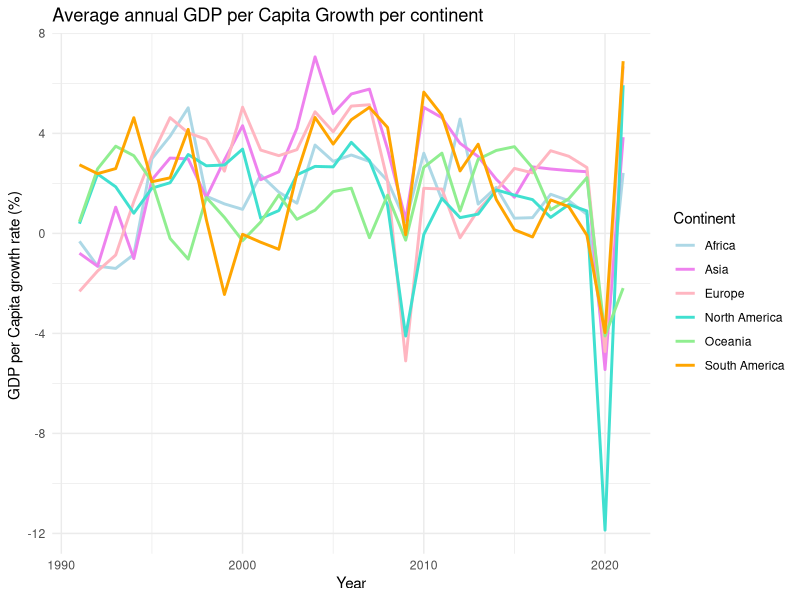
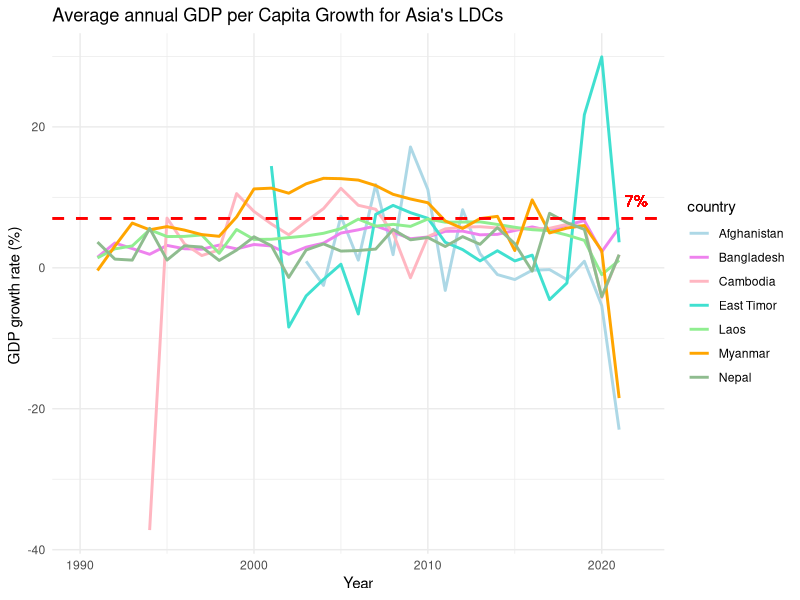
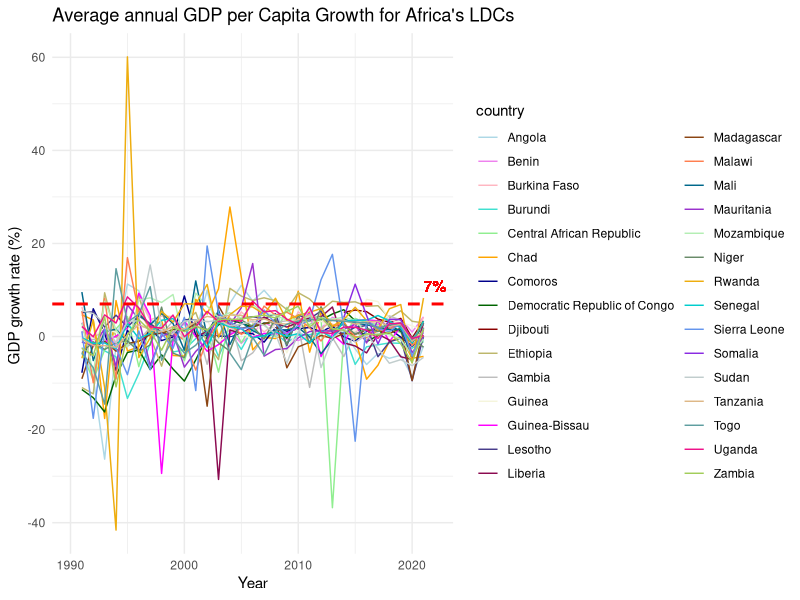
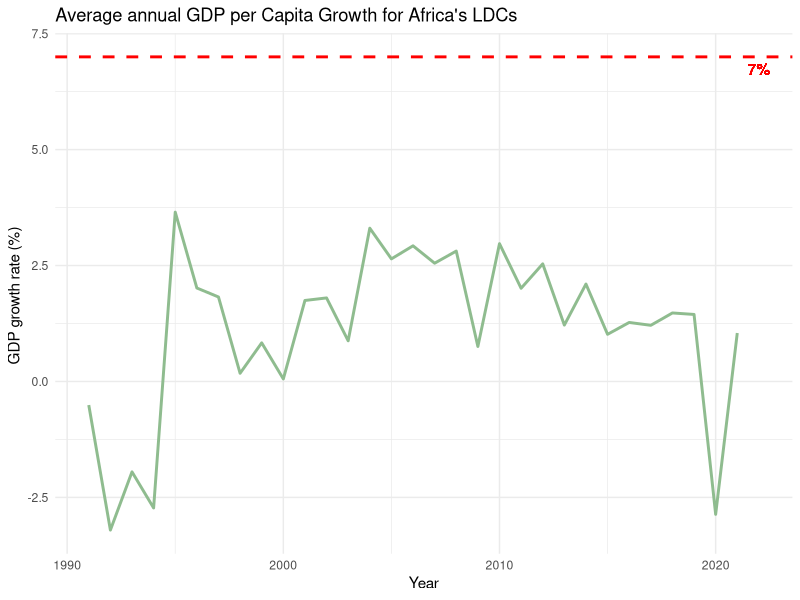
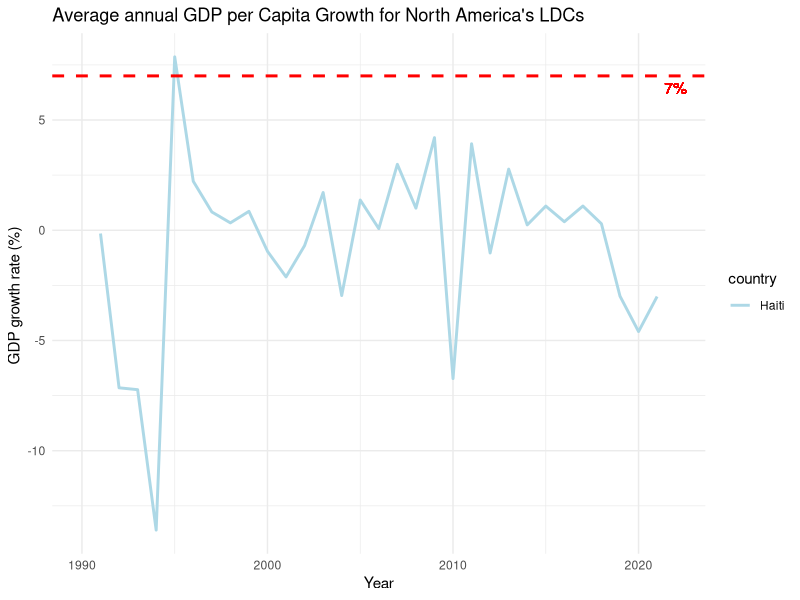
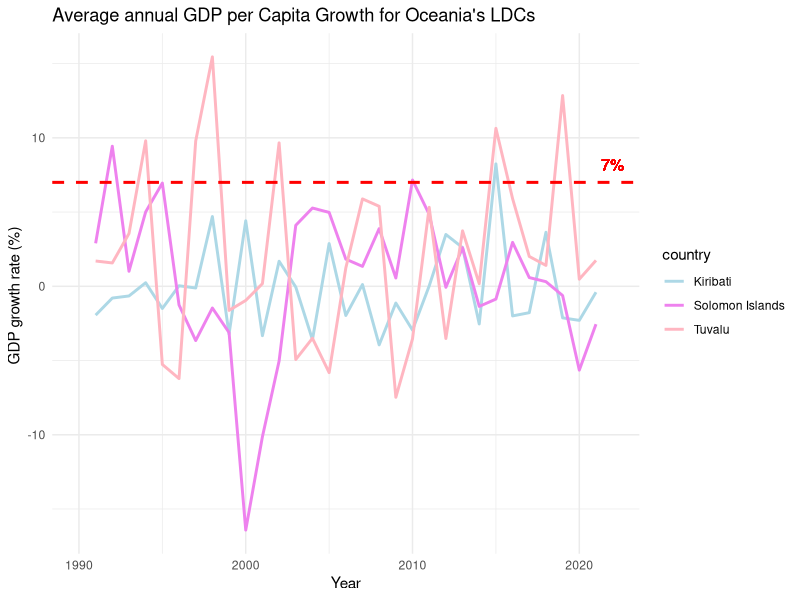

The R source for these figures, in order:
## ---- chunk 1
library(dplyr)
library(tidyverse)
library(ggplot2)
library(readr)

continents_according_to_our_world_in_data <- read.csv("continents-according-to-our-world-in-data.csv",
                                                    stringsAsFactors = F) %>% select(-Year)%>%rename(country = Entity)
  
ldcs <- data.frame("Angola", "Benin", "Burkina Faso", "Burundi", "Central African Republic", "Chad", "Comoros", "Democratic Republic of Congo", "Djibouti", "Eritrea", "Ethiopia", "Gambia", "Guinea", "Guinea-Bissau", "Lesotho", "Liberia", "Madagascar", "Malawi", "Mali", "Mauritania", "Mozambique", "Niger", "Rwanda", "Senegal", "Sierra Leone", "Somalia", "South Sudan", "Sudan", "Togo", "Uganda", "Tanzania", "Zambia", "Afghanistan", "Bangladesh", "Cambodia", "Laos", "Myanmar", "Nepal", "East Timor", "Yemen", "Haiti", "Kiribati", "Solomon Islands", "Tuvalu")%>%
  gather()%>% select(-1)%>% rename( `country` = `value`) %>% mutate (ldc = TRUE)

ldc_continents <- left_join(continents_according_to_our_world_in_data, ldcs)

gdp_per_capita_worldbank <- read.csv ("gdp-per-capita-worldbank.csv",
                                      stringsAsFactors = F)%>%
  rename(`GDP per Capita` = `GDP.per.capita..PPP..constant.2017.international...`)%>%
  arrange(Entity, Year) %>%
  group_by(Entity) %>%
  mutate(
    gdp_prev      = lag(`GDP per Capita`),
    `GDP per Capita growth`    = (`GDP per Capita` - gdp_prev) * 100/ gdp_prev) %>%
  ungroup()%>%
  select (-gdp_prev)%>%
  rename(country = Entity)%>%
  left_join(ldc_continents)
## ---- chunk 2
gdp_growth_plot <- gdp_per_capita_worldbank %>%
  group_by(Continent, Year) %>%
  summarise(avg_growth = mean(`GDP per Capita growth`, na.rm = TRUE))%>%
  drop_na()%>%
  ggplot(aes(x = `Year`, y = `avg_growth`, colour = Continent)) +
  geom_line(aes(group = Continent), linewidth = 1)+
  xlab("Year") +
  theme(axis.text.y = element_text)+
  ylab("GDP per Capita growth rate (%) ") +
  scale_colour_manual(values = c("lightblue", "violet", "lightpink", "turquoise", "lightgreen", "orange"))+
  ggtitle("Average annual GDP per Capita Growth per continent")+
  theme_minimal()
print(gdp_growth_plot)  

## ---- chunk 3

gdp_growth_only_ldc_asia <- gdp_per_capita_worldbank %>%
  filter(Continent == "Asia")
gdp_growth_only_ldc_africa <- gdp_per_capita_worldbank %>%
  filter(Continent == "Africa")
gdp_growth_only_ldc_northamerica <- gdp_per_capita_worldbank %>%
  filter(Continent == "North America")
gdp_growth_only_ldc_oceania <- gdp_per_capita_worldbank %>%
  filter(Continent == "Oceania")

africa_grouped <- gdp_growth_only_ldc_africa%>%
  drop_na()%>%
  group_by(Year) %>%
  summarise(mean_growth = mean(`GDP per Capita growth`, na.rm = TRUE))


## ---- chunk 4
gdp_growth_only_ldc_asia_plot <- gdp_growth_only_ldc_asia %>%
  filter(ldc == TRUE)%>%
  ggplot(aes(x = `Year`, y = `GDP per Capita growth`, colour = country)) +
  geom_line(aes(group = country), linewidth = 1)+
  geom_hline(yintercept = 7, colour = "red", linewidth = 1, linetype = "dashed")+
  xlab("Year") +
  geom_text(aes(2022, 7, label = '7%'), vjust = -1, colour = "red")+
  theme(axis.text.y = element_text)+
  ylab("GDP growth rate (%) ") +
  scale_colour_manual(values = c("lightblue", "violet", "lightpink", "turquoise", "lightgreen", "orange", "darkseagreen", "deeppink2"))+
  ggtitle("Average annual GDP per Capita Growth for Asia's LDCs")+
  theme_minimal()

print(gdp_growth_only_ldc_asia_plot)




gdp_growth_only_ldc_africa_plot <- gdp_growth_only_ldc_africa %>%
  filter(ldc == TRUE)%>%
  ggplot(aes(x = `Year`, y = `GDP per Capita growth`, colour = country)) +
  geom_line(aes(group = country))+
  geom_hline(yintercept = 7, colour = "red", linewidth = 1, linetype = "dashed")+
  xlab("Year") +
  geom_text(aes(2022, 7, label = '7%'), vjust = -1, colour = "red")+
  theme(axis.text.y = element_text)+
  ylab("GDP growth rate (%) ") +
  scale_colour_manual(values = c("lightblue", "violet", "lightpink", "turquoise", "lightgreen", "orange", "darkblue", "darkgreen", "darkred",
                                 "darkkhaki", "grey", "beige", "magenta", "darkslateblue", "deeppink4", "chocolate4", "coral", "deepskyblue4", "darkorchid3",
                                 "darkseagreen2", "darkseagreen4", "darkgoldenrod2", "cyan3", "cornflowerblue", "blueviolet", "azure3", "burlywood", "cadetblue", "deeppink2", "darkolivegreen3"))+
  ggtitle("Average annual GDP per Capita Growth for Africa's LDCs")+
  theme_minimal()

print(gdp_growth_only_ldc_africa_plot)

africa_grouped_plot <- africa_grouped %>%
  ggplot(aes(x = `Year`, y = `mean_growth`)) +
  geom_line(colour = "darkseagreen", linewidth = 1)+
  geom_hline(yintercept = 7, colour = "red", linewidth = 1, linetype = "dashed")+
  xlab("Year") +
  geom_text(aes(2022, 7, label = '7%'), vjust = 1.5, colour = "red")+
  theme(axis.text.y = element_text)+
  ylab("GDP growth rate (%) ") +
  ggtitle("Average annual GDP per Capita Growth for Africa's LDCs")+
  theme_minimal()
print(africa_grouped_plot)



gdp_growth_only_ldc_northamerica_plot <- gdp_growth_only_ldc_northamerica %>%
  filter(ldc == TRUE)%>%
  ggplot(aes(x = `Year`, y = `GDP per Capita growth`, colour = country)) +
  geom_line(aes(group = country), linewidth = 1)+
  geom_hline(yintercept = 7, colour = "red", linewidth = 1, linetype = "dashed")+
  xlab("Year") +
  geom_text(aes(2022, 7, label = '7%'), vjust = 1.5, colour = "red")+
  theme(axis.text.y = element_text)+
  ylab("GDP growth rate (%) ") +
  scale_colour_manual(values = c("lightblue"))+
  ggtitle("Average annual GDP per Capita Growth for North America's LDCs")+
  theme_minimal()
print(gdp_growth_only_ldc_northamerica_plot)


gdp_growth_only_ldc_oceania_plot <- gdp_growth_only_ldc_oceania %>%
  filter(ldc == TRUE)%>%
  ggplot(aes(x = `Year`, y = `GDP per Capita growth`, colour = country)) +
  geom_line(aes(group = country), linewidth = 1)+
  geom_hline(yintercept = 7, colour = "red", linewidth = 1, linetype = "dashed")+
  geom_text(aes(2022, 7, label = '7%'), vjust = -1, colour = "red")+
  xlab("Year") +
  theme(axis.text.y = element_text)+
  ylab("GDP growth rate (%) ") +
  scale_colour_manual(values = c("lightblue", "violet", "lightpink"))+
  ggtitle("Average annual GDP per Capita Growth for Oceania's LDCs")+
  theme_minimal()
print(gdp_growth_only_ldc_oceania_plot)

